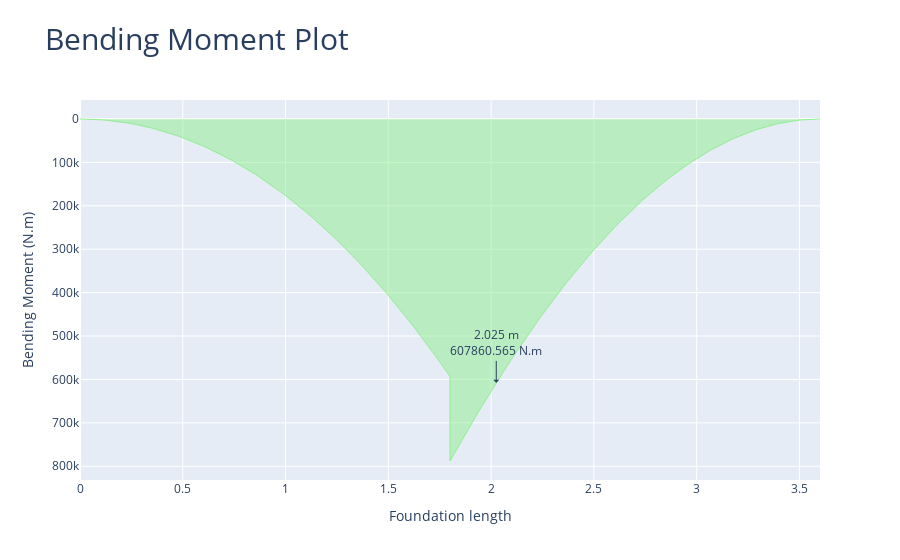

Here is the notebook cell this chart was saved with:
### Code cell
# Plot the bending moment diagram of the foundation in x direction
fdn_design.plot_bending_moment_X()

### Figure 1 — Plotly figure (JSON) as saved in the notebook; plotly's stock layout.template omitted (floating-point values rounded to 4 significant figures; data arrays with more than 128 entries replaced by an {"elided": "..."} marker saying what was removed)
{"data": [{"fill": "tozeroy", "hovertemplate": "x: %{x:.3f} %{meta[0]}<br>f(x): %{y:.3f} %{meta[1]}", "line": {"color": "lightgreen", "width": 1}, "meta": ["m", "N.m"], "mode": "lines", "name": "Bending Moment", "type": "scatter", "x": {"elided": "204 float values"}, "y": {"elided": "204 float values"}}], "layout": {"annotations": [{"arrowhead": 1, "ax": 0, "ay": -40, "showarrow": true, "text": "2.025 m<br>607860.565 N.m", "x": 2.025, "xref": "x", "y": 607900.0, "yref": "y"}], "title": {"font": {"size": 30}, "text": "Bending Moment Plot"}, "xaxis": {"title": {"text": "Foundation length"}}, "yaxis": {"autorange": "reversed", "title": {"text": "Bending Moment (N.m)"}}}}
